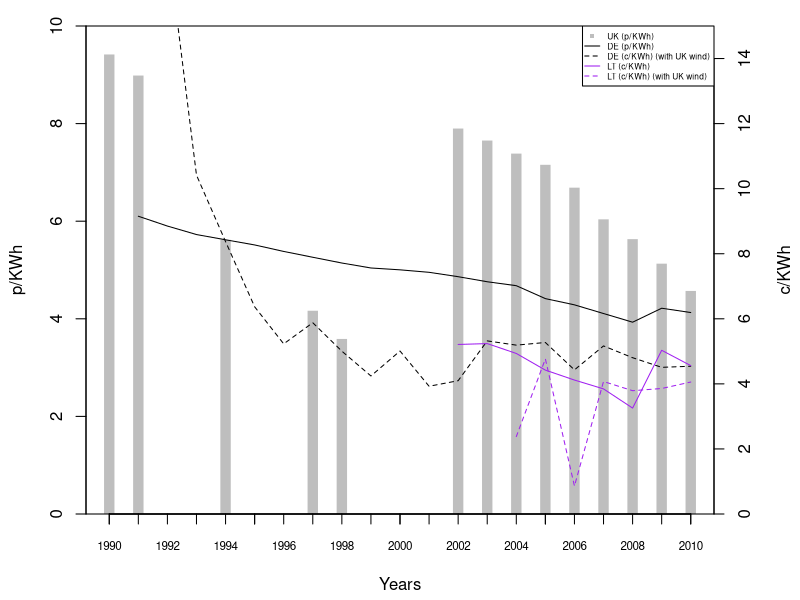

This chart was generated by the following R code:
####################
#
#	Title:  Anticipated price of wind energy in Germany and the UK. (1990 - 2006)
#	Source: Calculations and assumptions: Buttler and Neuhoff (2008, 2004). 
#	Notes: 
# Units: p/KWh and c/KWh
# Dependencies: fig_anticipated-price-energy.R (DE.PMT.csv, LT.PMT.csv, UK.PMT.csv).
#
####################

#library(ggplot2)
#library(reshape2)

# LOAD THE DATA
data.DE.PMT = read.csv("DE.PMT.csv") # in c/KWh
data.LT.PMT = read.csv("LT.PMT.csv") # in c/KWh
data.UK.PMT = read.csv("UK.PMT.csv") # in p/KWh

data.capacity = read.csv("eurostat-nrg_113a_capacity-wind-MW.csv")
data.production = read.csv("eurostat-nrg_1072_production-wind-GWh.csv") # this is in GWh so late we have to multiply with 1000 to get it in MWh.

data.streg.prices = read.csv("lauber-mez_streg-prices.csv") # in Pfennig/KWh
data.nffo.prices2 = read.csv("mitchell_nffo-prices.csv") # in p/KWh
#data.nffo.prices = read.csv("nfpa_average-NFFO-prices.csv") # What specificly is wrong with these numbers ?
#colnames(data.nffo.prices) <- c("NFFO","Years", "Price")

data.rpi.UK = read.csv("ons_mm23_rpi.csv") # index (January 1987=100)
data.rpi.DE = read.csv("destatis_WZ08-47_rpi.csv") # index (2005=100)
data.ppi = read.csv("eurostat-sts_inpp_a_producerpriceindex.csv") # index (2005=100)
  
# Parameters
Discount.rate = 0.08 # 8%
Exchange.rate.GBP = 1.5 # GBP/EUR
Exchange.rate.pfennig =  0.51 # EUR-cent per Pfennig
DE.FIT.initial.fee = 9.1 # c/KWh. From EEG 2000.
DE.FIT.basic.fee = 6.17 # c/KWh. From EEG 2000.
Pool.price.UK = 1.5 # p/KWh. Why not same pool price for NFFO and ROC ???

# Time range
years = c(1990:2010)
# years.StrEG = years[1:10]

# Creating empty components that we will fill content into later
NFFO.cash.flow = matrix(NA, ncol = nrow(data.nffo.prices2), nrow = 20) # p/KWh
StrEG.cash.flow = matrix(NA, ncol = length(years[1:10]), nrow = 20) # c/KWh
colnames(NFFO.cash.flow) = data.nffo.prices2$Year
colnames(StrEG.cash.flow) = years[1:10]


#####
# Fixing base years of the indecies
#####

# This function changes the base of of an index. Required: the new base year, list of years and corresponding list of index values (as old base year).
SET.BASE.YEAR = function(base.year, list.years, list.index){
  i = match(base.year, list.years) # finds the row number that corresponds to the base.year
  df = cbind(list.years, lapply(list.index, function(x){x/list.index[i]*100}) ) # recaulculating index values
  colnames(df) = c("Years", paste("Index (",base.year,"=100)", sep = "") )
  df # return data frame with years and index.
}

UK.2010.rpi = SET.BASE.YEAR(2010, data.rpi.UK$X, data.rpi.UK$CHAW)
DE.2010.rpi = SET.BASE.YEAR(2010, data.rpi.DE$X, data.rpi.DE[,2])
LT.2010.ppi = SET.BASE.YEAR(2010, data.ppi$X, data.ppi$Lithuania)

# temporary:
UK.2003.rpi = SET.BASE.YEAR(2003, data.rpi.UK$X, data.rpi.UK$CHAW)
DE.2003.rpi = SET.BASE.YEAR(2003, data.rpi.DE$X, data.rpi.DE[,2])
LT.2003.ppi = SET.BASE.YEAR(2003, data.ppi$X, data.ppi$Lithuania)


#####
# StrEG cash flow
#####

# Using the StrEG prices (90% of consumer electricity prices), we fill in each year with its respective price.
# For years after 1999 where the StrEG system has been terminated and therefore exsist no StrEG price:
# We will assume 4 years with initial fee (the min. in EEG 2000), and the remaining years with basic fee. This is similar to (but not mentioned in) Butler and Neuhoff (2008). This has been found by method of trial-and-error.
# EEG 2000: Operation time of prior installation is halved (min. 4 years). After that follow same reduction of rate rules as new installations.
for(i in 1:20) { # for each year after build (row)
  for(j in 2:length(years[1:10])) { # for each build year (coloumn). 
    # Note: we have no infomation on the StrEG prices in 1990, but have for 2000 - Butler and Neuhoff (2008) have for 1990 (for 2000 it is unknown wheter they use EEG or StrEG prices) - so we start our for-loop at 2 (1991) ???
    # Maybe Butler and Neuhoff (2008), made a "mistake" here, by using 1991-StrEG prices in 1990, and so on ???
    if( ((i-1)+(j-1)) <= length(data.streg.prices$StrEG) ) { # if we have a StrEG price for the given year (1991-2000).
      # StrEG prices are in pfennig - calculating it as EURO-cent.
      StrEG.cash.flow[i,j] = data.streg.prices$StrEG[[((i-1)+(j-1))]]*Exchange.rate.pfennig # c/KWh
    } else {
      if(i <= (length(data.streg.prices$StrEG)+4)-(j-1)+1) { # if in the first 4 years after StrEG (2001-2005), then pay initial fee from EEG 2000.
        StrEG.cash.flow[i,j] = DE.FIT.initial.fee # c/KWh
      } else { # if not in the first 4 years after StrEG (2001-2005), then pay basic fee from EEG 2000.
        StrEG.cash.flow[i,j] = DE.FIT.basic.fee # c/KWh
      }
    }
    
  }
}

#####
# NFFO cash flow
#####

# Calculating weigthed average contract price (weights are number of contracts in subband and non-subband)
# Setting the number of non-subbadn contracts to 1 instead of NA such that the weighted average works.
data.nffo.prices2$Projects[1:2] = 1
# Replace NA values with 0:
data.nffo.prices2[is.na(data.nffo.prices2)] = 0
# Calculate average price: (Price * Project + Price.Subband * Project.Subband) / (Project + Project.Subband)
NFFO.weighted.prices = cbind(data.nffo.prices2[1:2], apply(data.nffo.prices2, 1, function(x){ (x[3]*x[5]+x[4]*x[6])/(x[5]+x[6]) }))
colnames(NFFO.weighted.prices) = c("NFFO", "Year", "Price")
      
for(i in 1:20) { # for each year after build (row)
  for(j in 1:nrow(data.nffo.prices2)) { # for each build year (coloumn). 
    
    if(j == 1 && i <= 8) { # If NFFO1 and before 1998 then NFFO1 price
      NFFO.cash.flow[i,j] = NFFO.weighted.prices$Price[[j]]
    } else if(j == 2 && i <= 7) { # If NFFO2 and before 1998 then NFFO2 price
      NFFO.cash.flow[i,j] = NFFO.weighted.prices$Price[[j]]
    } else if(j > 2 && i <= 15) { # If NFFO3-5 then NFFO3-5 prices for first 15 years.
      NFFO.cash.flow[i,j] = NFFO.weighted.prices$Price[[j]]
    } else { # otherwise pay pool price
      NFFO.cash.flow[i,j] = Pool.price.UK 
    }
    
  }
}


#####
# Calculating Net Present Value and correspoding Payment
#####

NPV = function(i, N) {
  SUM = 0
  for(t in 1:length(N)) {
    SUM = SUM + N[[t]]/((1+i)^t)
  }
  SUM # returns the SUM
}

PMT = function(i, n, PV) {
  PV / ( (1 - (1/(1 + i)^n)) / i ) # Returns payment
}  

# calculating NPV for each year
StrEG.NPV = sapply(colnames(StrEG.cash.flow), function(x){NPV(Discount.rate, StrEG.cash.flow[, x])} ) 
NFFO.NPV = sapply(colnames(NFFO.cash.flow), function(x){NPV(Discount.rate, NFFO.cash.flow[, x])} )

# calculating Payment for each year
StrEG.PMT = lapply(StrEG.NPV, function(x){PMT(Discount.rate, 20, x)} ) 
NFFO.PMT = lapply(NFFO.NPV, function(x){PMT(Discount.rate, 20, x)} )


#####
# Merging NFFO wtih ROC and StrEG with EEG
#####

NFFO.PMT.temp = cbind(data.nffo.prices2$Year, NFFO.PMT)
colnames(data.UK.PMT) = c("Years","UK.PMT")
colnames(NFFO.PMT.temp) = c("Years","UK.PMT") # needs identical colomnames inorder to merge
rownames(NFFO.PMT.temp) = NULL # resets row names
UK.PMT = rbind(NFFO.PMT.temp ,data.UK.PMT)

StrEG.PMT.temp = cbind(years[1:10], StrEG.PMT) 
colnames(data.DE.PMT) = c("Years","DE.PMT")
colnames(StrEG.PMT.temp) = c("Years","DE.PMT") # needs identical colomnames inorder to merge
rownames(StrEG.PMT.temp) = NULL # resets row names
DE.PMT = rbind(StrEG.PMT.temp, data.DE.PMT)


#####
# Deflating prices (using price index)
#####

# We deflate the PMT-prices according to the RPI/PPI - instead of defalting the price that are paid each year (e.g. the prices enter into the cash flow) ???

# Merging UK PMT and the UK price index into one table (where the year is similar in both list). And then apply calculations across rows that deflate the price.
UK.PMT.merge = merge(UK.2003.rpi, UK.PMT, by.x="Years", by.y="Years", sort=FALSE)
UK.PMT.priceadjusted = cbind(UK.PMT.merge$Years, apply( UK.PMT.merge, 1, function(x){ as.numeric(x[3])/as.numeric(x[2])*100 } )) # p/KWh, RPI price adjusted (2003=100).
colnames(UK.PMT.priceadjusted) = c("Years", "Price")

# Merging DE PMT and the DE price index into one table (where the year is similar in both list). And then apply calculations across rows that deflate the price.
DE.PMT.merge = merge(DE.2003.rpi, DE.PMT, by.x="Years", by.y="Years", sort=FALSE)
DE.PMT.priceadjusted = cbind(DE.PMT.merge$Years, apply( DE.PMT.merge, 1, function(x){ as.numeric(x[3])/as.numeric(x[2])*100 } )) # c/KWh, RPI price adjusted (2003=100).
colnames(DE.PMT.priceadjusted) = c("Years", "Price")

# Merging LT PMT and the LT price index into one table (where the year is similar in both list). And then apply calculations across rows that deflate the price.
LT.PMT.merge = merge(LT.2003.ppi, data.LT.PMT, by.x="Years", by.y="X", sort=FALSE)
LT.PMT.priceadjusted = cbind(LT.PMT.merge[1], apply( LT.PMT.merge, 1, function(x){ as.numeric(x[3])/as.numeric(x[2])*100 } )) # c/KWh, RPI price adjusted (2003=100).
colnames(LT.PMT.priceadjusted) = c("Years", "Price")


#####
# Scale to UK wind resources
#####

# From Butler and Neuhoff (2008): "If, for example, [wind-]output is 20% higher, then the price paid per MWh can be reduced by 20% while maintaining the same revenue stream for the project and creating little additional maintenance costs."
DE.wind.scalefactor = cbind(data.production$X, (data.production$Germany/data.capacity$Germany*1000) / (data.production$United.Kingdom/data.capacity$United.Kingdom*1000) )
colnames(DE.wind.scalefactor) = c("Years", "Share")
LT.wind.scalefactor = cbind(data.production$X, (data.production$Lithuania/data.capacity$Lithuania*1000) / (data.production$United.Kingdom/data.capacity$United.Kingdom*1000) )
colnames(LT.wind.scalefactor) = c("Years", "Share")

# Manual restricting time period to 1991-2010 for both lists.
DE.PMT.priceadjusted.windadjusted = cbind(DE.PMT.priceadjusted[1:20,1], as.numeric(DE.PMT.priceadjusted[1:20,2])*as.numeric(DE.wind.scalefactor[2:21,2])) # c/KWh, RPI price adjusted (2003=100). And adjusted relative to the higher wind speeds in UK.
# Manual restricting time period to 2004-2010 for both lists.
LT.PMT.priceadjusted.windadjusted = cbind(LT.PMT.priceadjusted[3:9,1], as.numeric(LT.PMT.priceadjusted[3:9,2])*as.numeric(LT.wind.scalefactor[15:21,2])) # c/KWh, RPI price adjusted (2003=100). And adjusted relative to the higher wind speeds in UK.


#####
# Plotting
#####

pdf(file="fig_anticipated-price-energy.pdf", height=3.5, width=5)

par(mar=c(4,4,1,4)+.3, yaxs='i') # margin, and y-axis start at y=0
plot(x=UK.PMT.priceadjusted[1:14,1], y=UK.PMT.priceadjusted[1:14,2], axes=FALSE, col="gray", type="h", lwd=10, lend="square", xlab="Years", ylab="p/KWh", ylim=range(0,10))
axis(1, labels=FALSE)
axis(1, at=years, cex.axis=0.7)
axis(2)
par(new=TRUE) # plot the following using the secondary axis: 
plot(x=c(1990, DE.PMT.priceadjusted[1:20,1]), y=c(NA, DE.PMT.priceadjusted[1:20,2]), type="l", xaxt="n", yaxt="n", xlab="", ylab="", ylim=range(0,10*Exchange.rate.GBP))
lines(x=DE.PMT.priceadjusted.windadjusted[,1], y=DE.PMT.priceadjusted.windadjusted[,2], lty="dashed", lwd=1)
lines(x=LT.PMT.priceadjusted[1:9,1], y=LT.PMT.priceadjusted[1:9,2], col="purple")
lines(x=LT.PMT.priceadjusted.windadjusted[,1], y=LT.PMT.priceadjusted.windadjusted[,2], col="purple", lty="dashed", lwd=1)
axis(4) # add secondary axis
mtext("c/KWh",side=4,line=3)
legend("topright", legend=c("UK (p/KWh)","DE (p/KWh)", "DE (c/KWh) (with UK wind)", "LT (c/KWh)", "LT (c/KWh) (with UK wind)"), col=c("grey","black","black","purple","purple"), lty = c(NA,"solid","dashed","solid","dashed"), pch = c(15, NA, NA, NA, NA), lwd=c(20, 1, 1, 1, 1), cex=0.5)

dev.off()
